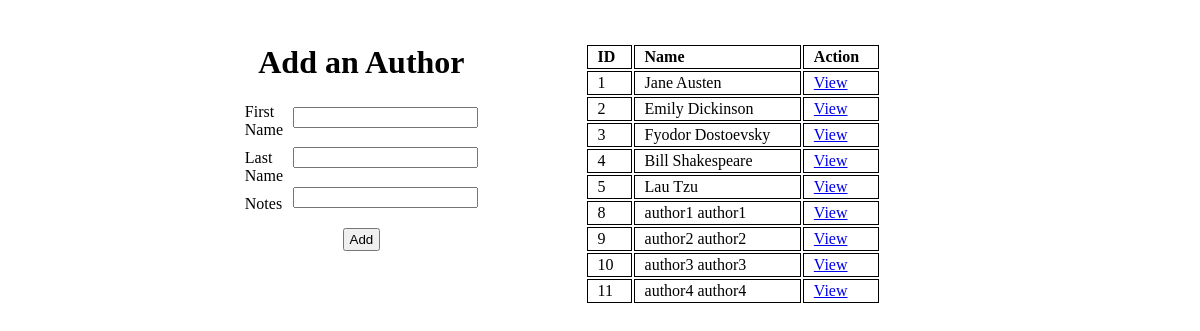
The app's page /authors with its own data.
### books_authors_app/models.py (models this page shows)
class Author(models.Model):
    first_name = models.CharField(max_length=45)
    last_name = models.CharField(max_length=45)
    notes = models.TextField()
    created_at = models.DateTimeField(auto_now_add=True)
    updated_at = models.DateTimeField(auto_now=True)
    books = models.ManyToManyField(Book, related_name="authors")

### books_authors_app/views.py (the view)
# urls.py: path('authors', views.authors),
def authors(request):
    context = {
        'authors': models.get_all_authors,
    }
    return render(request, 'authors.html', context)

### books_authors_app/models.py (called while the page is built)
def get_all_authors():
    return Author.objects.all()

### books_authors_app/templates/authors.html (shortened to what this page needs)
<!DOCTYPE html>
<html lang="en">
<head>
    {% load static %}
    <link type="text/css" rel="stylesheet" href="{% static 'css/authors_style.css' %}">
</head>
<body>
    <div id="main_container">
        <div id="add_container">
            <form id="add_author" action="add_author" method="post">
                <h1 id="add_title">Add an Author</h1>
                <div id="input_container">
                    <div id="label_col" class="input_col">
                        <label for="first_name">First Name</label>
                        <label for="last_name">Last Name</label>
                        <label for="notes">Notes</label>
                    </div>
                    <div id="input_col" class="input_col">
                        <input name="first_name" id="title_txt_field" type="text">
                        <input name="last_name" id="desc_txt_field" type="text">
                        <input name="notes" id="desc_txt_field" type="text">
                    </div>
                </div>
                <input id="add_btn" type="submit" value="Add">
            </form>
        </div>
        <div id="show_container">
            <table id="show_table">
                <tr id="table_head">
                    <th>ID</th>
                    <th>Name</th>
                    <th>Action</th>
                </tr>
                {% for author in authors %}
                <tr>
                    <td>{{ author.id }}</td>
                    <td>{{ author.first_name }} {{ author.last_name }}</td>
                    <td><a href="/authors/{{ author.id }}">View</a></td>
                </tr>
                {% endfor %}
            </table>
        </div>
    </div>
</body>
</html>

### books_authors_app/static/css/authors_style.css (style rules this page uses)
#main_container { width: 60%; margin: 0 auto; padding: 15px; display: flex; justify-content: space-between; gap: 15%; }
#add_container { flex: 1; }
#show_container { margin-top: 20px; flex: 2; }
#input_container { display: flex; }
.input_col { display: flex; flex-direction: column; gap: 10px; justify-content: space-around; flex: 1; }
#label_col { margin-right: 10px; width: 50%; flex: 2; }
#add_author { display: flex; flex-direction: column; align-items: center; }
#add_btn { margin-top: 15px; padding: 2px 5px; }
table { width: 80%; }
td, th { border: 1px solid black; padding: 2px 10px; text-align: start; }

### records on screen
Author: id "1", first_name "Jane", last_name "Austen"
Author: id "2", first_name "Emily", last_name "Dickinson"
Author: id "3", first_name "Fyodor", last_name "Dostoevsky"
Author: id "4", first_name "Bill", last_name "Shakespeare"
Author: id "5", first_name "Lau", last_name "Tzu"
Author: id "8", first_name "author1", last_name "author1"
Author: id "9", first_name "author2", last_name "author2"
Author: id "10", first_name "author3", last_name "author3"
Author: id "11", first_name "author4", last_name "author4"
